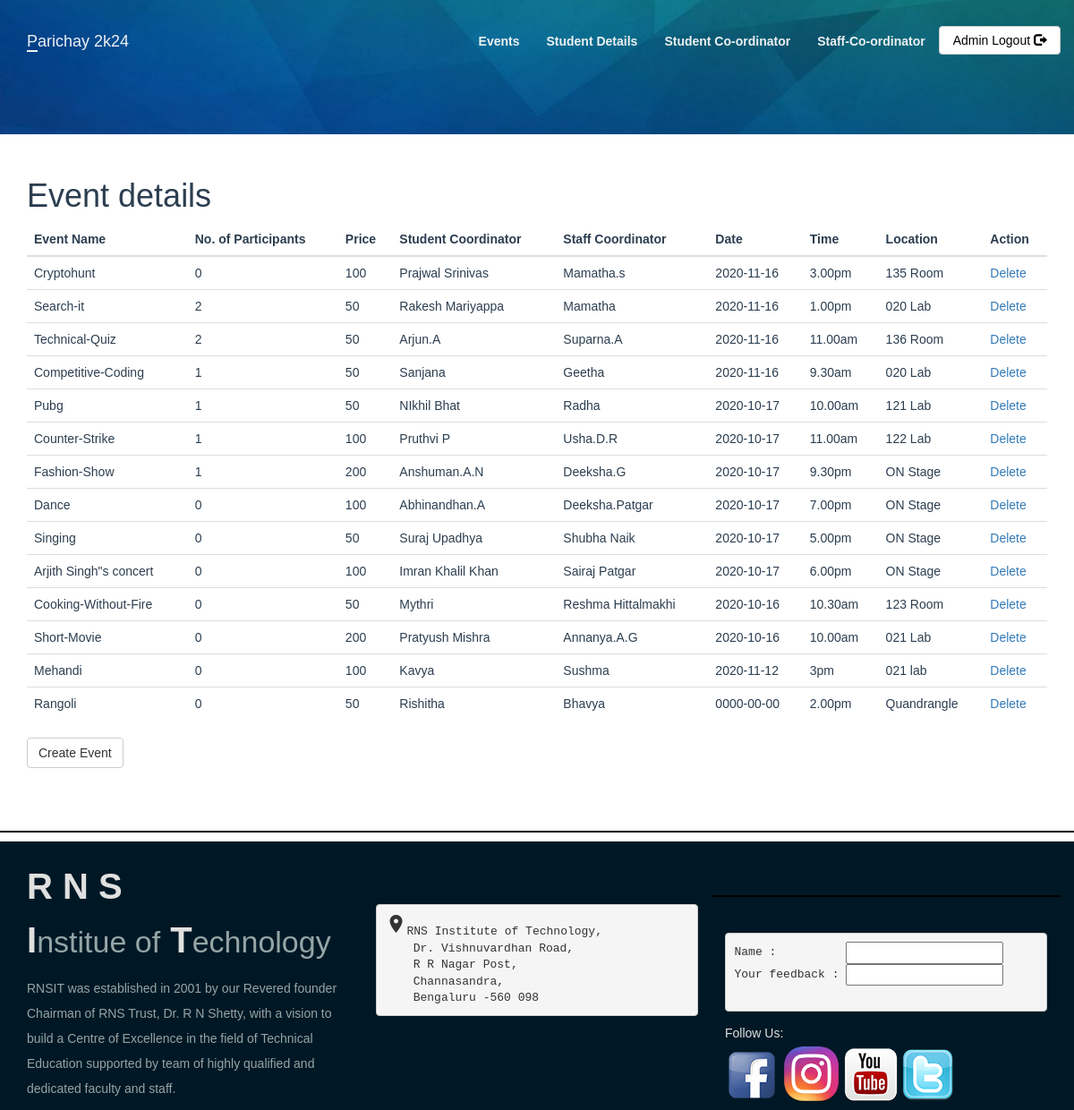
/adminPage.php, run on the app's committed database.
### tables this page shows
CREATE TABLE `staff_coordinator` (
  `stid` int(11) NOT NULL,
  `name` varchar(100) NOT NULL,
  `phone` varchar(10) DEFAULT NULL,
  `event_id` int(11) DEFAULT NULL
);

CREATE TABLE `events` (
  `event_id` int(11) NOT NULL ,
  `event_title` varchar(50) NOT NULL,
  `event_price` int(11) DEFAULT NULL,
  `participents` int(100) DEFAULT 0,
  `img_link` text DEFAULT NULL,
  `type_id` int(11) DEFAULT NULL
);

CREATE TABLE `student_coordinator` (
  `sid` int(11) NOT NULL,
  `st_name` varchar(100) NOT NULL,
  `phone` varchar(10) DEFAULT NULL,
  `event_id` int(11) DEFAULT NULL
);

CREATE TABLE `event_info` (
  `event_id` int(10) NOT NULL,
  `Date` date DEFAULT NULL,
  `time` varchar(20) NOT NULL,
  `location` varchar(300) NOT NULL
);

### adminPage.php (the view, shortened to what this page needs)
<?php
include_once 'classes/db1.php';
$result = mysqli_query($conn, "SELECT * FROM staff_coordinator s, event_info ef, student_coordinator st, events e WHERE e.event_id = ef.event_id AND e.event_id = s.event_id AND e.event_id = st.event_id");
?>
<!DOCTYPE html>
<html lang="en">
<head>
</head>
<body>
    <?php include 'utils/adminHeader.php'?>
    <div class="content">
        <div class="container">
            <h1>Event details</h1>
            <?php
            if (mysqli_num_rows($result) > 0) {
            ?>
                <table class="table table-hover">
                    <thead>
                        <tr>
                            <th>Event Name</th>
                            <th>No. of Participants</th>
                            <th>Price</th>
                            <th>Student Coordinator</th>
                            <th>Staff Coordinator</th>
                            <th>Date</th>
                            <th>Time</th>
                            <th>Location</th>
                            <th>Action</th>
                        </tr>
                    </thead>
                    <tbody>
                        <?php
                        while ($row = mysqli_fetch_array($result)) {
                            echo '<tr>';
                            echo '<td>' . $row['event_title'] . '</td>';
                            echo '<td>' . $row['participents'] . '</td>';
                            echo '<td>' . $row['event_price'] . '</td>';
                            echo '<td>' . $row['st_name'] . '</td>';
                            echo '<td>' . $row['name'] . '</td>';
                            echo '<td>' . $row['Date'] . '</td>';
                            echo '<td>' . $row['time'] . '</td>';
                            echo '<td>' . $row['location'] . '</td>';
                            echo '<td>'
                                . '<a class="delete" href="deleteEvent.php?id=' . $row['event_id'] . '">Delete</a> '
                                . '</td>';
                            echo '</tr>';
                        }
                        ?>
                    </tbody>
                </table>
            <?php
            }
            ?>
            <a class="btn btn-default" href="createEventForm.php">Create Event</a>
        </div>
    </div>
    <?php require 'utils/footer.php'; ?>
</body>
</html>

### css/style.css (style rules this page uses)
body { overflow-x: hidden; }
.content { font-family: Arial, Helvetica, sans-serif; color: #2C3E50; }

### data on the page
staff_coordinator: event.event_title "Cryptohunt", event.participents "0", event.event_price "100", student_coordinator.st_name "Prajwal Srinivas", name "Mamatha.s", event_info.Date "2020-11-16", event_info.time "3.00pm", event_info.location "135 Room"
staff_coordinator: event.event_title "Search-it", event.participents "2", event.event_price "50", student_coordinator.st_name "Rakesh Mariyappa", name "Mamatha", event_info.Date "2020-11-16", event_info.time "1.00pm", event_info.location "020 Lab"
staff_coordinator: event.event_title "Technical-Quiz", event.participents "2", event.event_price "50", student_coordinator.st_name "Arjun.A", name "Suparna.A", event_info.Date "2020-11-16", event_info.time "11.00am", event_info.location "136 Room"
staff_coordinator: event.event_title "Competitive-Coding", event.participents "1", event.event_price "50", student_coordinator.st_name "Sanjana", name "Geetha", event_info.Date "2020-11-16", event_info.time "9.30am", event_info.location "020 Lab"
staff_coordinator: event.event_title "Pubg", event.participents "1", event.event_price "50", student_coordinator.st_name "NIkhil Bhat", name "Radha", event_info.Date "2020-10-17", event_info.time "10.00am", event_info.location "121 Lab"
staff_coordinator: event.event_title "Counter-Strike", event.participents "1", event.event_price "100", student_coordinator.st_name "Pruthvi P", name "Usha.D.R", event_info.Date "2020-10-17", event_info.time "11.00am", event_info.location "122 Lab"
staff_coordinator: event.event_title "Fashion-Show", event.participents "1", event.event_price "200", student_coordinator.st_name "Anshuman.A.N", name "Deeksha.G", event_info.Date "2020-10-17", event_info.time "9.30pm", event_info.location "ON Stage"
staff_coordinator: event.event_title "Dance", event.participents "0", event.event_price "100", student_coordinator.st_name "Abhinandhan.A", name "Deeksha.Patgar", event_info.Date "2020-10-17", event_info.time "7.00pm", event_info.location "ON Stage"
staff_coordinator: event.event_title "Singing", event.participents "0", event.event_price "50", student_coordinator.st_name "Suraj Upadhya", name "Shubha Naik", event_info.Date "2020-10-17", event_info.time "5.00pm", event_info.location "ON Stage"
staff_coordinator: event.event_title "Arjith Singh\"s concert", event.participents "0", event.event_price "100", student_coordinator.st_name "Imran Khalil Khan", name "Sairaj Patgar", event_info.Date "2020-10-17", event_info.time "6.00pm", event_info.location "ON Stage"
staff_coordinator: event.event_title "Cooking-Without-Fire", event.participents "0", event.event_price "50", student_coordinator.st_name "Mythri", name "Reshma Hittalmakhi", event_info.Date "2020-10-16", event_info.time "10.30am", event_info.location "123 Room"
staff_coordinator: event.event_title "Short-Movie", event.participents "0", event.event_price "200", student_coordinator.st_name "Pratyush Mishra", name "Annanya.A.G", event_info.Date "2020-10-16", event_info.time "10.00am", event_info.location "021 Lab"
staff_coordinator: event.event_title "Mehandi", event.participents "0", event.event_price "100", student_coordinator.st_name "Kavya", name "Sushma", event_info.Date "2020-11-12", event_info.time "3pm", event_info.location "021 lab"
staff_coordinator: event.event_title "Rangoli", event.participents "0", event.event_price "50", student_coordinator.st_name "Rishitha", name "Bhavya", event_info.Date "0000-00-00", event_info.time "2.00pm", event_info.location "Quandrangle"
